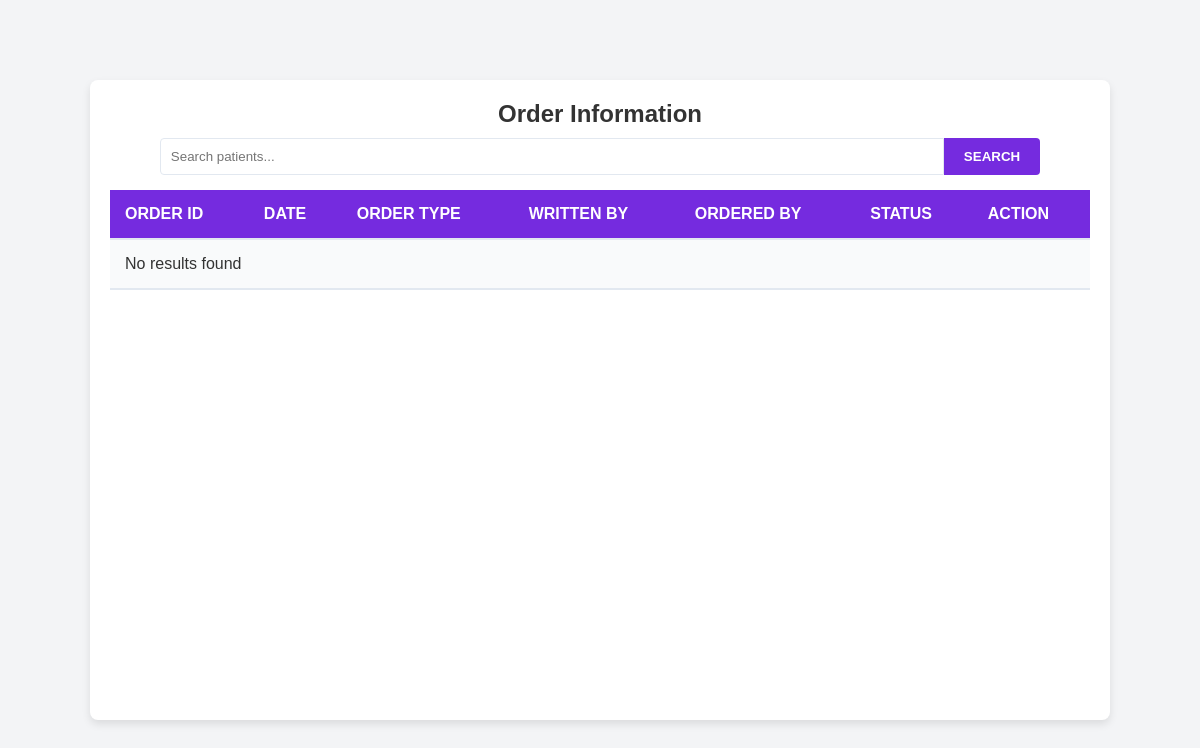
/orderList.php, run on an earlier commit of the app's database.
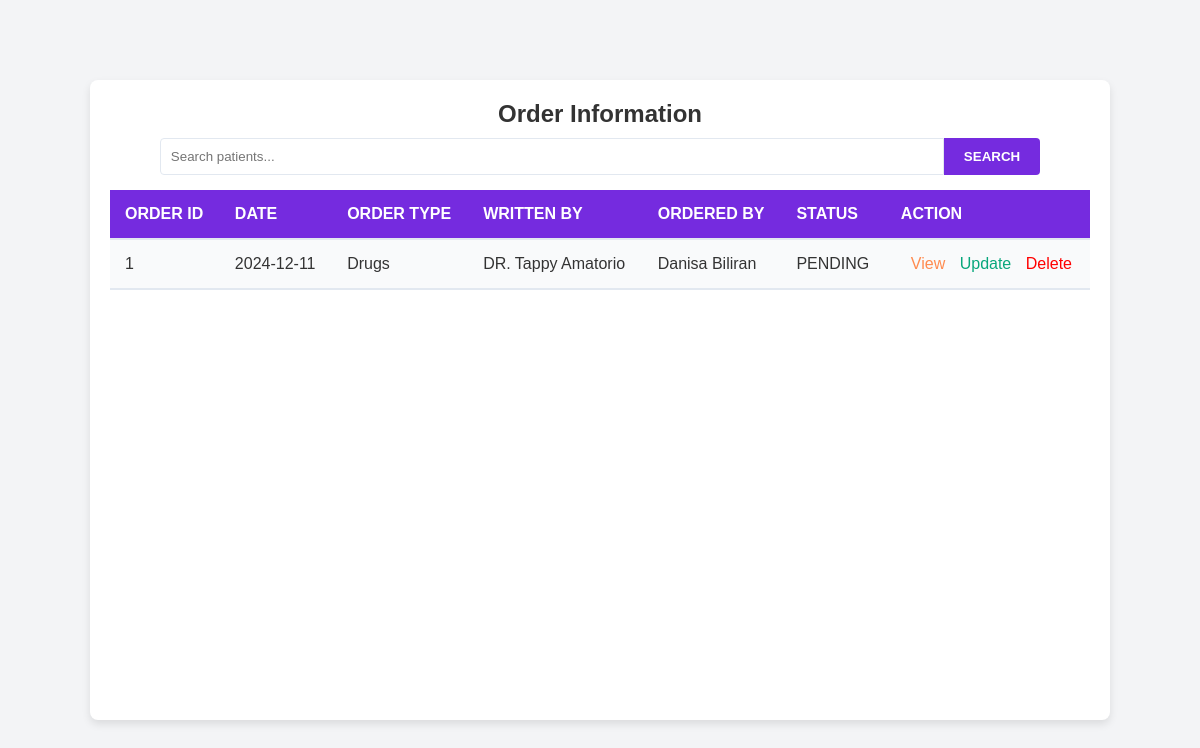
And on a later commit of the database.
### tables this page shows
CREATE TABLE `medicalorder` (
  `OrderID` bigint(20) UNSIGNED NOT NULL,
  `PatientID_FK` int(11) NOT NULL,
  `PhysicianID_FK` int(11) NOT NULL,
  `OrderType` enum('Drugs','Diagnostic') DEFAULT NULL,
  `OrderDate` date DEFAULT curdate(),
  `Status` enum('COMPLETED','PENDING','CANCELLED') DEFAULT NULL,
  `Item_FK` int(11) DEFAULT NULL
);

CREATE TABLE `physician` (
  `PhysicianID` bigint(20) UNSIGNED NOT NULL,
  `PhysicianName` varchar(100) DEFAULT NULL,
  `Specialty` varchar(50) DEFAULT NULL,
  `FacilityID` int(11) DEFAULT NULL
);

CREATE TABLE `patient` (
  `PatientID` bigint(20) UNSIGNED NOT NULL,
  `PatientName` varchar(100) DEFAULT NULL,
  `DateOfBirth` date NOT NULL,
  `Gender` char(1) DEFAULT NULL CHECK (`Gender` in ('M','F')),
  `WardID` int(11) DEFAULT NULL,
  `Status` enum('discharge','admitted') DEFAULT NULL,
  `Symptoms` text NOT NULL,
  `Allergies` text NOT NULL,
  `Medication` text NOT NULL,
  `MedicalHistory` text NOT NULL,
  `Events` text NOT NULL,
  `DischargeDetails` text NOT NULL
);

### orderList.php (the view, shortened to what this page needs)
<?php
    include 'conn.php';
    $search = isset($_GET['search']) ? $_GET['search'] : '';
    $sql = "SELECT mo.*, phy.PhysicianName, pat.PatientName
        FROM medicalorder mo
        JOIN physician phy ON mo.PhysicianID_FK = phy.PhysicianID
        JOIN patient pat ON mo.PatientID_FK = pat.PatientID";
    $result = $conn->query($sql);
?>
<!DOCTYPE html>
<html lang="en">
    <head>
    </head>
    <body>
        <div class="table-container">
            <h2 class="table-title">Order Information</h2>
            <form method="GET" action="">
                <div class="searchbox">
                    <input type="text" name="search" id="search" placeholder="Search patients..." value="<?php echo htmlspecialchars($search); ?>">
                    <button type="submit">Search</button>
                </div>
            </form>
            <table>
                <tr>
                    <th>Order ID</th>
                    <th>Date</th>
                    <th>Order Type</th>
                    <th>Written By</th>
                    <th>Ordered By</th>
                    <th>Status</th>
                    <th>Action</th>
                </tr>
                <?php
                    if ($result->num_rows > 0) {
                        while ($row = $result->fetch_assoc()) {
                            echo "
                                <tr>
                                    <td>$row[OrderID]</td>
                                    <td>$row[OrderDate]</td>
                                    <td>$row[OrderType]</td>
                                    <td>$row[PhysicianName]</td>
                                    <td>$row[PatientName]</td>
                                    <td>$row[Status]</td>
                                    <td>
                                        <a class='btn view' href=''>View</a>
                                        <a class='btn update' href=''>Update</a>
                                        <a class='btn delete' href=''>Delete</a>
                                    </td>
                                </tr>
                            ";
                        }
                    } else {
                        echo "<tr><td colspan='7'>No results found</td></tr>";
                    }
                ?>
            </table>
        </div>
    </body>
</html>

What changed in the data, as far as the page shows it:
added medicalorder: OrderID "1", OrderDate "2024-12-11", OrderType "Drugs", physician.PhysicianName "DR. Tappy Amatorio", patient.PatientName "Danisa Biliran", Status "PENDING"
Also different on the page:
text no longer shown: "No results found"
